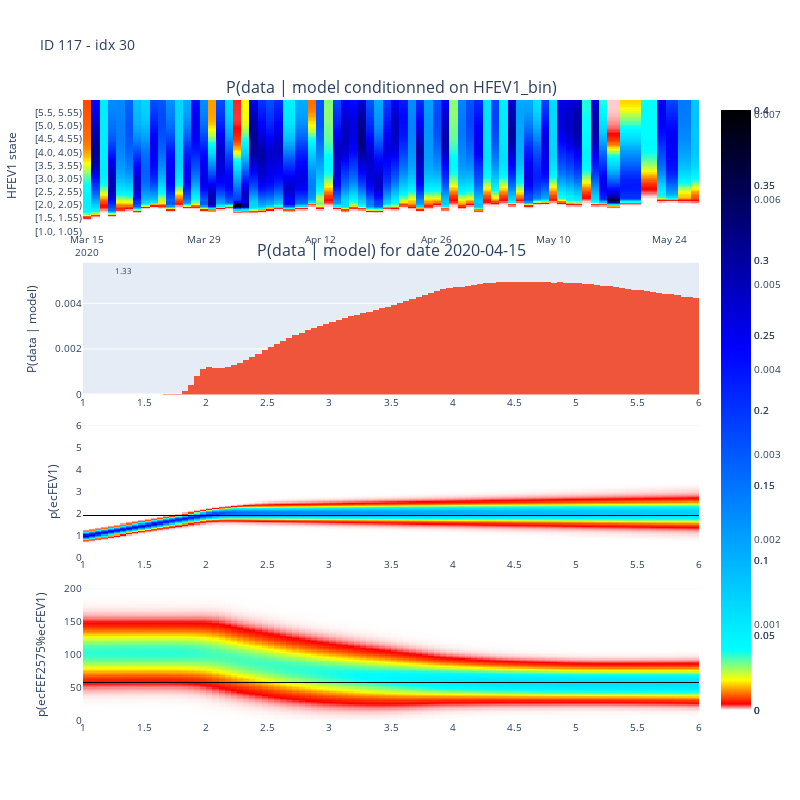

Notebook cell for this chart:
### Code cell
# plot a heatmap of log_p_D_given_M, using the same colour scale as above
df1 = pd.DataFrame(
    data=np.exp(log_p_D_given_M),
    columns=HFEV1.get_bins_str(),
    index=dftmp["Date Recorded"].apply(lambda date: date.strftime("%Y-%m-%d")),
)

idx = 30
# idx = 7
fig = make_subplots(
    rows=4,
    subplot_titles=[
        "P(data | model conditionned on HFEV1_bin)",
        f"P(data | model) for date {df1.index[idx]}",
        # 'Evolution of airway resistance with HFEV1 instantiation'
    ],
    vertical_spacing=0.05,
)
colorscale = [
    [0, "white"],
    [0.01, "red"],
    [0.05, "yellow"],
    [0.1, "cyan"],
    [0.6, "blue"],
    [1, "black"],
]

fig.add_trace(
    go.Heatmap(z=df1.T, x=df1.index, y=df1.columns, coloraxis="coloraxis1"),
    row=1,
    col=1,
)
fig.update_yaxes(title=f"HFEV1 state", row=1, col=1)

ih.plot_histogram(fig, HFEV1, np.exp(log_p_D_given_M[idx, :]), 1, 6, 2, 1, annot=True)
# x axis for row 2: HFEV1 posterior when HFEV1 instanciated to 10
fig.update_xaxes(title=f"", row=2, col=1)
fig.update_yaxes(title=f"P(data | model)", row=2, col=1)

# Add p(ecFEV1)
ecFEV1_dist_with_obs = res_dict["ecFEV1"]
for i, obs in enumerate(dftmp["idx ecFEV1 (L)"].values):
    ecFEV1_dist_with_obs[i, obs, :] = 0.4

df3 = pd.DataFrame(
    data=ecFEV1_dist_with_obs[idx, :, :].T,
    # data=AR_given_M_and_all_D[idx, :, :].T,
    columns=ecFEV1.midbins,
    index=HFEV1.midbins,
)

fig.add_trace(
    go.Heatmap(
        z=df3.T,
        x=df3.index,
        y=df3.columns,
        coloraxis="coloraxis2",
    ),
    row=3,
    col=1,
)
fig.update_xaxes(title=f"", nticks=20, row=3, col=1)
fig.update_yaxes(title=f"p(ecFEV1)", nticks=8, row=3, col=1)

# Add p(ecFEF2575%ecFEV1)
ecFEF2575_dist_with_obs = res_dict["ecFEF2575%ecFEV1"]
for i, obs in enumerate(dftmp["idx ecFEF2575%ecFEV1"].values):
    ecFEF2575_dist_with_obs[i, obs, :] = 0.4

df4 = pd.DataFrame(
    data=ecFEF2575_dist_with_obs[idx, :, :].T,
    columns=ecFEF2575prctecFEV1.midbins,
    index=HFEV1.midbins,
)

fig.add_trace(
    go.Heatmap(
        z=df4.T,
        x=df4.index,
        y=df4.columns,
        coloraxis="coloraxis3",
    ),
    row=4,
    col=1,
)
fig.update_xaxes(title=f"", nticks=20, row=4, col=1)
fig.update_yaxes(title=f"p(ecFEF2575%ecFEV1)", nticks=8, row=4, col=1)

# df2 = pd.DataFrame(
#     data=res_dict["vevidence_ar"][idx, :, :].T,
#     # data=AR_given_M_and_all_D[idx, :, :].T,
#     columns=AR.midbins,
#     index=HFEV1.midbins,
# )
# fig.add_trace(
#     go.Heatmap(z=df2.T, x=df2.index, y=df2.columns, coloraxis="coloraxis3"),
#     row=4,
#     col=1,
# )
# fig.update_xaxes(title=f"HFEV1 state", nticks=20, row=4, col=1)
# fig.update_yaxes(title=f"AR v evidence", nticks=10, row=4, col=1)

# Set colorscale for color axis
fig.update_layout(
    coloraxis1=dict(colorscale=colorscale),
    coloraxis2=dict(colorscale=colorscale),
    coloraxis3=dict(colorscale=colorscale),
)


title = f"ID {dftmp.ID.iloc[0]} - idx {idx}"
fig.update_layout(height=800, width=800, title=title, font=dict(size=10))

fig.show()

### Figure 1 — Plotly figure (JSON) as saved in the notebook; plotly's stock layout.template omitted (floating-point values rounded to 4 significant figures; data arrays with more than 128 entries replaced by an {"elided": "..."} marker saying what was removed)
{"data": [{"coloraxis": "coloraxis", "type": "heatmap", "x": ["2020-03-15", "2020-03-16", "2020-03-17", "2020-03-18", "2020-03-19", "2020-03-20", "2020-03-21", "2020-03-22", "2020-03-23", "2020-03-24", "2020-03-25", "2020-03-26", "2020-03-27", "2020-03-28", "2020-03-29", "2020-03-30", "2020-03-31", "2020-04-01", "2020-04-02", "2020-04-03", "2020-04-04", "2020-04-05", "2020-04-06", "2020-04-07", "2020-04-08", "2020-04-10", "2020-04-11", "2020-04-12", "2020-04-13", "2020-04-14", "2020-04-15", "2020-04-16", "2020-04-17", "2020-04-18", "2020-04-19", "2020-04-20", "2020-04-21", "2020-04-22", "2020-04-23", "2020-04-24", "2020-04-25", "2020-04-26", "2020-04-27", "2020-04-28", "2020-04-29", "2020-04-30", "2020-05-01", "2020-05-02", "2020-05-03", "2020-05-04", "2020-05-05", "2020-05-06", "2020-05-07", "2020-05-08", "2020-05-09", "2020-05-10", "2020-05-11", "2020-05-12", "2020-05-13", "2020-05-14", "2020-05-15", "2020-05-16", "2020-05-17", "2020-05-19", "2020-05-22", "2020-05-23", "2020-05-24", "2020-05-26", "2020-05-27"], "xaxis": "x", "y": ["[1.0, 1.05)", "[1.05, 1.1)", "[1.1, 1.15)", "[1.15, 1.2)", "[1.2, 1.25)", "[1.25, 1.3)", "[1.3, 1.35)", "[1.35, 1.4)", "[1.4, 1.45)", "[1.45, 1.5)", "[1.5, 1.55)", "[1.55, 1.6)", "[1.6, 1.65)", "[1.65, 1.7)", "[1.7, 1.75)", "[1.75, 1.8)", "[1.8, 1.85)", "[1.85, 1.9)", "[1.9, 1.95)", "[1.95, 2.0)", "[2.0, 2.05)", "[2.05, 2.1)", "[2.1, 2.15)", "[2.15, 2.2)", "[2.2, 2.25)", "[2.25, 2.3)", "[2.3, 2.35)", "[2.35, 2.4)", "[2.4, 2.45)", "[2.45, 2.5)", "[2.5, 2.55)", "[2.55, 2.6)", "[2.6, 2.65)", "[2.65, 2.7)", "[2.7, 2.75)", "[2.75, 2.8)", "[2.8, 2.85)", "[2.85, 2.9)", "[2.9, 2.95)", "[2.95, 3.0)", "[3.0, 3.05)", "[3.05, 3.1)", "[3.1, 3.15)", "[3.15, 3.2)", "[3.2, 3.25)", "[3.25, 3.3)", "[3.3, 3.35)", "[3.35, 3.4)", "[3.4, 3.45)", "[3.45, 3.5)", "[3.5, 3.55)", "[3.55, 3.6)", "[3.6, 3.65)", "[3.65, 3.7)", "[3.7, 3.75)", "[3.75, 3.8)", "[3.8, 3.85)", "[3.85, 3.9)", "[3.9, 3.95)", "[3.95, 4.0)", "[4.0, 4.05)", "[4.05, 4.1)", "[4.1, 4.15)", "[4.15, 4.2)", "[4.2, 4.25)", "[4.25, 4.3)", "[4.3, 4.35)", "[4.35, 4.4)", "[4.4, 4.45)", "[4.45, 4.5)", "[4.5, 4.55)", "[4.55, 4.6)", "[4.6, 4.65)", "[4.65, 4.7)", "[4.7, 4.75)", "[4.75, 4.8)", "[4.8, 4.85)", "[4.85, 4.9)", "[4.9, 4.95)", "[4.95, 5.0)", "[5.0, 5.05)", "[5.05, 5.1)", "[5.1, 5.15)", "[5.15, 5.2)", "[5.2, 5.25)", "[5.25, 5.3)", "[5.3, 5.35)", "[5.35, 5.4)", "[5.4, 5.45)", "[5.45, 5.5)", "[5.5, 5.55)", "[5.55, 5.6)", "[5.6, 5.65)", "[5.65, 5.7)", "[5.7, 5.75)", "[5.75, 5.8)", "[5.8, 5.85)", "[5.85, 5.9)", "[5.9, 5.95)", "[5.95, 6.0)"], "yaxis": "y", "z": {"elided": "100x69 float values"}}, {"histfunc": "sum", "type": "histogram", "x": [1, 1.05, 1.1, 1.15, 1.2, 1.25, 1.3, 1.35, 1.4, 1.45, 1.5, 1.55, 1.6, 1.65, 1.7, 1.75, 1.8, 1.85, 1.9, 1.95, 2.0, 2.05, 2.1, 2.15, 2.2, 2.25, 2.3, 2.35, 2.4, 2.45, 2.5, 2.55, 2.6, 2.65, 2.7, 2.75, 2.8, 2.85, 2.9, 2.95, 3.0, 3.05, 3.1, 3.15, 3.2, 3.25, 3.3, 3.35, 3.4, 3.45, 3.5, 3.55, 3.6, 3.65, 3.7, 3.75, 3.8, 3.85, 3.9, 3.95, 4.0, 4.05, 4.1, 4.15, 4.2, 4.25, 4.3, 4.35, 4.4, 4.45, 4.5, 4.55, 4.6, 4.65, 4.7, 4.75, 4.8, 4.85, 4.9, 4.95, 5.0, 5.05, 5.1, 5.15, 5.2, 5.25, 5.3, 5.35, 5.4, 5.45, 5.5, 5.55, 5.6, 5.65, 5.7, 5.75, 5.8, 5.85, 5.9, 5.95], "xaxis": "x2", "xbins": {"end": 6, "size": 0.05, "start": 1}, "y": [5.209e-41, 5.197e-37, 3.033e-33, 1.036e-29, 2.071e-26, 2.427e-23, 1.67e-20, 6.749e-18, 1.605e-15, 2.251e-13, 1.867e-11, 9.19e-10, 2.702e-08, 4.788e-07, 5.175e-06, 3.474e-05, 0.0001484, 0.0004159, 0.0007975, 0.001107, 0.00121, 0.001177, 0.001152, 0.001195, 0.001286, 0.001401, 0.001526, 0.001658, 0.001797, 0.001937, 0.002075, 0.002215, 0.002348, 0.002474, 0.0026, 0.002711, 0.002826, 0.002919, 0.003016, 0.003112, 0.003189, 0.003289, 0.003347, 0.003443, 0.003495, 0.00358, 0.003643, 0.003711, 0.003795, 0.003847, 0.003947, 0.004005, 0.004093, 0.004189, 0.00427, 0.004373, 0.00446, 0.004542, 0.004612, 0.004662, 0.00471, 0.004738, 0.004785, 0.00481, 0.004852, 0.004893, 0.00491, 0.004942, 0.004944, 0.00496, 0.004951, 0.00495, 0.004948, 0.004939, 0.004936, 0.004932, 0.004917, 0.004933, 0.004899, 0.004902, 0.004884, 0.00485, 0.004852, 0.004806, 0.004777, 0.004756, 0.00471, 0.004681, 0.004647, 0.004609, 0.00457, 0.004528, 0.004503, 0.004464, 0.004412, 0.004391, 0.004355, 0.004289, 0.004261, 0.004236], "yaxis": "y2"}, {"coloraxis": "coloraxis2", "type": "heatmap", "x": [1.025, 1.075, 1.125, 1.175, 1.225, 1.275, 1.325, 1.375, 1.425, 1.475, 1.525, 1.575, 1.625, 1.675, 1.725, 1.775, 1.825, 1.875, 1.925, 1.975, 2.025, 2.075, 2.125, 2.175, 2.225, 2.275, 2.325, 2.375, 2.425, 2.475, 2.525, 2.575, 2.625, 2.675, 2.725, 2.775, 2.825, 2.875, 2.925, 2.975, 3.025, 3.075, 3.125, 3.175, 3.225, 3.275, 3.325, 3.375, 3.425, 3.475, 3.525, 3.575, 3.625, 3.675, 3.725, 3.775, 3.825, 3.875, 3.925, 3.975, 4.025, 4.075, 4.125, 4.175, 4.225, 4.275, 4.325, 4.375, 4.425, 4.475, 4.525, 4.575, 4.625, 4.675, 4.725, 4.775, 4.825, 4.875, 4.925, 4.975, 5.025, 5.075, 5.125, 5.175, 5.225, 5.275, 5.325, 5.375, 5.425, 5.475, 5.525, 5.575, 5.625, 5.675, 5.725, 5.775, 5.825, 5.875, 5.925, 5.975], "xaxis": "x3", "y": [0.025, 0.075, 0.125, 0.175, 0.225, 0.275, 0.325, 0.375, 0.425, 0.475, 0.525, 0.575, 0.625, 0.675, 0.725, 0.775, 0.825, 0.875, 0.925, 0.975, 1.025, 1.075, 1.125, 1.175, 1.225, 1.275, 1.325, 1.375, 1.425, 1.475, 1.525, 1.575, 1.625, 1.675, 1.725, 1.775, 1.825, 1.875, 1.925, 1.975, 2.025, 2.075, 2.125, 2.175, 2.225, 2.275, 2.325, 2.375, 2.425, 2.475, 2.525, 2.575, 2.625, 2.675, 2.725, 2.775, 2.825, 2.875, 2.925, 2.975, 3.025, 3.075, 3.125, 3.175, 3.225, 3.275, 3.325, 3.375, 3.425, 3.475, 3.525, 3.575, 3.625, 3.675, 3.725, 3.775, 3.825, 3.875, 3.925, 3.975, 4.025, 4.075, 4.125, 4.175, 4.225, 4.275, 4.325, 4.375, 4.425, 4.475, 4.525, 4.575, 4.625, 4.675, 4.725, 4.775, 4.825, 4.875, 4.925, 4.975, 5.025, 5.075, 5.125, 5.175, 5.225, 5.275, 5.325, 5.375, 5.425, 5.475, 5.525, 5.575, 5.625, 5.675, 5.725, 5.775, 5.825, 5.875, 5.925, 5.975], "yaxis": "y3", "z": {"elided": "120x100 float values"}}, {"coloraxis": "coloraxis3", "type": "heatmap", "x": [1.025, 1.075, 1.125, 1.175, 1.225, 1.275, 1.325, 1.375, 1.425, 1.475, 1.525, 1.575, 1.625, 1.675, 1.725, 1.775, 1.825, 1.875, 1.925, 1.975, 2.025, 2.075, 2.125, 2.175, 2.225, 2.275, 2.325, 2.375, 2.425, 2.475, 2.525, 2.575, 2.625, 2.675, 2.725, 2.775, 2.825, 2.875, 2.925, 2.975, 3.025, 3.075, 3.125, 3.175, 3.225, 3.275, 3.325, 3.375, 3.425, 3.475, 3.525, 3.575, 3.625, 3.675, 3.725, 3.775, 3.825, 3.875, 3.925, 3.975, 4.025, 4.075, 4.125, 4.175, 4.225, 4.275, 4.325, 4.375, 4.425, 4.475, 4.525, 4.575, 4.625, 4.675, 4.725, 4.775, 4.825, 4.875, 4.925, 4.975, 5.025, 5.075, 5.125, 5.175, 5.225, 5.275, 5.325, 5.375, 5.425, 5.475, 5.525, 5.575, 5.625, 5.675, 5.725, 5.775, 5.825, 5.875, 5.925, 5.975], "xaxis": "x4", "y": [1, 3, 5, 7, 9, 11, 13, 15, 17, 19, 21, 23, 25, 27, 29, 31, 33, 35, 37, 39, 41, 43, 45, 47, 49, 51, 53, 55, 57, 59, 61, 63, 65, 67, 69, 71, 73, 75, 77, 79, 81, 83, 85, 87, 89, 91, 93, 95, 97, 99, 101, 103, 105, 107, 109, 111, 113, 115, 117, 119, 121, 123, 125, 127, 129, 131, 133, 135, 137, 139, 141, 143, 145, 147, 149, 151, 153, 155, 157, 159, 161, 163, 165, 167, 169, 171, 173, 175, 177, 179, 181, 183, 185, 187, 189, 191, 193, 195, 197, 199], "yaxis": "y4", "z": {"elided": "100x100 float values"}}], "layout": {"annotations": [{"font": {"size": 16}, "showarrow": false, "text": "P(data | model conditionned on HFEV1_bin)", "x": 0.5, "xanchor": "center", "xref": "paper", "y": 1, "yanchor": "bottom", "yref": "paper"}, {"font": {"size": 16}, "showarrow": false, "text": "P(data | model) for date 2020-04-15", "x": 0.5, "xanchor": "center", "xref": "paper", "y": 0.7375, "yanchor": "bottom", "yref": "paper"}, {"font": {"size": 8}, "showarrow": false, "text": "1.33", "x": 1.331, "xref": "x2", "y": 0.005456, "yref": "y2"}], "coloraxis": {"colorscale": [[0, "white"], [0.01, "red"], [0.05, "yellow"], [0.1, "cyan"], [0.6, "blue"], [1, "black"]]}, "coloraxis2": {"colorscale": [[0, "white"], [0.01, "red"], [0.05, "yellow"], [0.1, "cyan"], [0.6, "blue"], [1, "black"]]}, "coloraxis3": {"colorscale": [[0, "white"], [0.01, "red"], [0.05, "yellow"], [0.1, "cyan"], [0.6, "blue"], [1, "black"]]}, "font": {"size": 10}, "height": 800, "title": {"text": "ID 117 - idx 30"}, "width": 800, "xaxis": {"anchor": "y", "domain": [0, 1]}, "xaxis2": {"anchor": "y2", "domain": [0, 1], "nticks": 20, "range": [1, 6], "title": {"text": ""}}, "xaxis3": {"anchor": "y3", "domain": [0, 1], "nticks": 20, "title": {"text": ""}}, "xaxis4": {"anchor": "y4", "domain": [0, 1], "nticks": 20, "title": {"text": ""}}, "yaxis": {"anchor": "x", "domain": [0.7875, 1], "title": {"text": "HFEV1 state"}}, "yaxis2": {"anchor": "x2", "domain": [0.525, 0.7375], "title": {"text": "P(data | model)"}}, "yaxis3": {"anchor": "x3", "domain": [0.2625, 0.475], "nticks": 8, "title": {"text": "p(ecFEV1)"}}, "yaxis4": {"anchor": "x4", "domain": [0, 0.2125], "nticks": 8, "title": {"text": "p(ecFEF2575%ecFEV1)"}}}}
